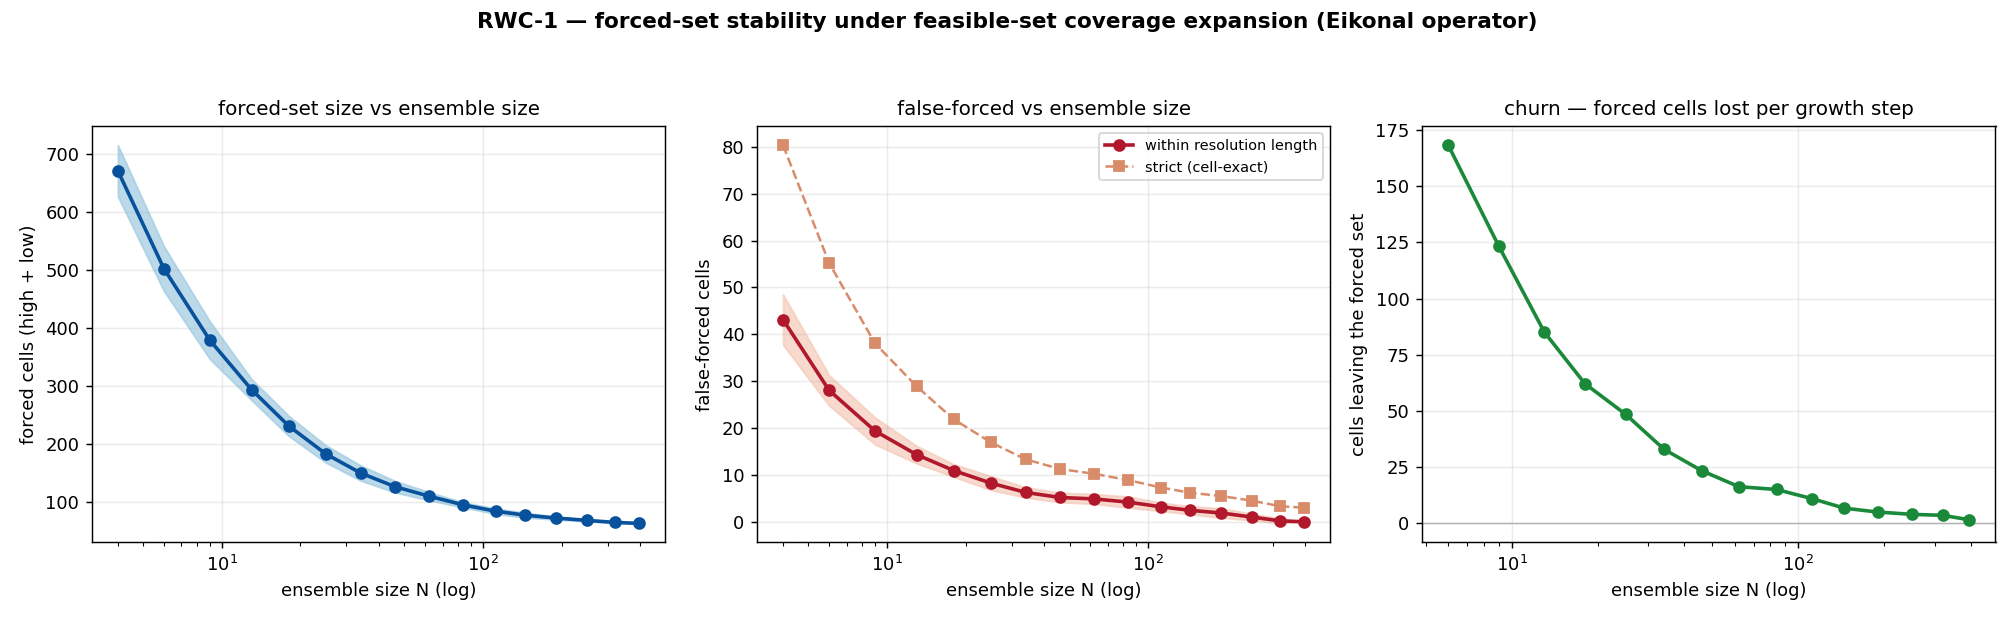

The script that saved this image:
"""
rwc1_forced_stability.py - Required Witness Check 1 (witness_pass.md).

Does the forced set converge as the feasible-set ensemble grows, and does the
false-forced rate fall and flatten?

The synthesis witness pass (Grok W-1, ChatGPT W-7) identified forced-set
stability under coverage expansion - not ensemble size per se - as the
load-bearing empirical question for the nonlinear method. A *false-forced*
cell (a forced label whose sign the truth contradicts) is the asymmetric,
dangerous error: a missed measure-dependent feature can be recovered later,
but a false-forced label manufactures unwarranted trust.

METHOD. Build one large feasible-set ensemble with the Eikonal sampler. Then,
for increasing subset size N, draw R random orderings of the ensemble, take
nested prefixes, decompose each prefix, and record three things, averaged over
the orderings:
  - forced-set size            : does it shrink and then plateau?
  - false-forced count         : strict (cell-exact) and within the resolution
                                 length; does it fall and flatten?
  - churn                      : cells that LEAVE the forced set when the
                                 prefix grows; does it fall toward zero?

VERDICT CRITERION. The decomposition is Monte-Carlo-stable at ensemble size N*
if, beyond N*, the forced-set size has plateaued, churn is small, and the
within-resolution false-forced count is flat.

HONEST SCOPE. This check tests *stability* of the forced set under expansion of
THIS sampler - it does not test *coverage completeness*. A feasible basin the
sampler never reaches is invisible here: every member would agree, the forced
set would look perfectly stable, and the false-forced would persist undetected.
Detecting that is RWC-2 (the disconnected-feasible-set stress test). RWC-1 and
RWC-2 are complementary by design; neither alone is sufficient.

Run:  uv run python rwc1_forced_stability.py
"""

import os
import numpy as np
import matplotlib
matplotlib.use("Agg")
import matplotlib.pyplot as plt

import synthetic_demo as sd
import eikonal
from synthetic_demo import NZ, NX, N, EPS, ground_truth, dilate, \
    feasible_interval, classify, _ZZ
from synthetic_demo_eikonal import make_stations, feasible_set

ENSEMBLE_CACHE = "rwc1_ensemble.npy"   # local cache; gitignored, deterministic
N_BASE, N_PERT = 44, 8                 # target ~ 44 + 44*8 = 396 members
R_SHUFFLES = 16                        # random orderings averaged over
SEED = 20260517


def build_ensemble():
    """Generate (or load from cache) one large Eikonal feasible-set ensemble.
    The cache makes re-runs instant; the build is fully seeded, so a fresh
    build reproduces the cached ensemble exactly."""
    if os.path.exists(ENSEMBLE_CACHE):
        ens = np.load(ENSEMBLE_CACHE)
        print(f"Loaded cached ensemble: {ens.shape[0]} members.")
        return ens

    sd.RNG = np.random.default_rng(SEED)          # determinism: random_reference
    v_true = ground_truth()
    sources, receivers = make_stations()
    d_clean, _ = eikonal.forward(1.0 / v_true, sources, receivers)
    noise_sigma = 0.012 * float(d_clean.mean())
    d_obs = d_clean + np.random.default_rng(SEED).normal(
        0.0, noise_sigma, size=d_clean.shape)

    print(f"Building feasible ensemble (n_base={N_BASE}, n_pert={N_PERT}) — "
          "this is the cost, a few minutes of pure-Python FMM...")
    base, members = feasible_set(d_obs, sources, receivers, noise_sigma,
                                 n_base=N_BASE, n_pert=N_PERT)
    ens = np.array(members)
    np.save(ENSEMBLE_CACHE, ens)
    print(f"Feasible ensemble: {ens.shape[0]} members "
          f"({len(base)} base inversions + "
          f"{ens.shape[0] - len(base)} smooth perturbations).")
    return ens


def analyze(ens):
    """Convergence study: forced-set size, false-forced, and churn vs N."""
    v_true = ground_truth()
    bg = 5.5 + 2.0 * (_ZZ / NZ)
    a_true = v_true - bg
    M = ens.shape[0]

    sched = [n for n in (4, 6, 9, 13, 18, 25, 34, 46, 62, 84, 112, 145,
                          190, 250, 320)
             if n <= M]
    if not sched or sched[-1] != M:
        sched.append(M)

    f_size = {n: [] for n in sched}      # forced (high+low) cell count
    ff_strict = {n: [] for n in sched}   # false-forced, cell-exact
    ff_res = {n: [] for n in sched}      # false-forced, within resolution length
    churn = {n: [] for n in sched}       # forced cells lost since previous N

    rng = np.random.default_rng(SEED)
    for _ in range(R_SHUFFLES):
        order = rng.permutation(M)
        prev_forced = None
        for n in sched:
            a_min, a_max = feasible_interval(ens[order[:n]], bg)
            cls = classify(a_min, a_max)
            fhi, flo = cls == 2, cls == -2
            forced = fhi | flo
            f_size[n].append(int(forced.sum()))
            # sign-correct convention matches synthetic_demo_eikonal.py:
            # forced-high is wrong where a_true <= -EPS, forced-low where >= EPS.
            ff_strict[n].append(int(np.sum(fhi & (a_true <= -EPS))
                                    + np.sum(flo & (a_true >= EPS))))
            ff_res[n].append(int(np.sum(fhi & ~dilate(a_true > -EPS))
                                 + np.sum(flo & ~dilate(a_true < EPS))))
            if prev_forced is not None:
                churn[n].append(int(np.sum(prev_forced & ~forced)))
            prev_forced = forced

    return sched, f_size, ff_strict, ff_res, churn


def report_and_plot(sched, f_size, ff_strict, ff_res, churn):
    M = sched[-1]
    mean = lambda d, n: float(np.mean(d[n]))
    std = lambda d, n: float(np.std(d[n]))

    fs_m = np.array([mean(f_size, n) for n in sched])
    fs_s = np.array([std(f_size, n) for n in sched])
    ffs_m = np.array([mean(ff_strict, n) for n in sched])
    ffr_m = np.array([mean(ff_res, n) for n in sched])
    ffr_s = np.array([std(ff_res, n) for n in sched])
    ch_x = sched[1:]
    ch_m = np.array([mean(churn, n) for n in ch_x])

    print("\n  N    forced(hi+lo)   false-forced(strict / within-res)   churn")
    print("  " + "-" * 64)
    for i, n in enumerate(sched):
        ch = "" if i == 0 else f"{mean(churn, n):5.1f}"
        print(f"  {n:3d}    {fs_m[i]:7.1f}        "
              f"{ffs_m[i]:6.1f} / {ffr_m[i]:6.1f}              {ch:>5}")

    # verdict ---------------------------------------------------------------
    churn_end = ch_m[-1]
    ffr_end = ffr_m[-1]
    decr = -np.diff(fs_m)                        # per-step decrease, forced size
    decel = decr[-1] / max(decr[len(decr) // 2], 1e-9)
    clear = next((n for n, v in zip(sched, ffr_m) if v <= 1.0), None)
    ref = min(sched, key=lambda n: abs(n - 22))  # the ZTM runs=20 analogue
    ref_i = sched.index(ref)

    print("\n  Verdict")
    print(f"  false-forced, within resolution : {ffr_m[0]:.0f} cells (N={sched[0]})"
          f"  ->  {ffr_end:.1f} (N={M})")
    print(f"  false-forced, strict cell-exact : {ffs_m[0]:.0f}"
          f"  ->  {ffs_m[-1]:.1f}")
    if ffr_end <= 1.0:
        print("    => false-forced is ELIMINATED under coverage expansion —")
        print("       W-1 (the false-forced concern) is discharged for this")
        print("       synthetic problem with this sampler.")
    else:
        print("    => false-forced persists — W-1 stands at this coverage.")
    print(f"  forced-set size : {fs_m[0]:.0f}  ->  {fs_m[-1]:.0f} cells; "
          f"per-step decrease decelerating ({decr[0]:.0f} -> {decr[-1]:.1f}), "
          f"churn {churn_end:.1f} at N={M}")
    if decel < 0.35 and churn_end < 0.06 * fs_m[-1]:
        print(f"    => forced set is CONVERGING toward a stable core "
              f"(~{fs_m[-1]:.0f} cells).")
    else:
        print("    => forced set still contracting materially.")
    if clear:
        print(f"  Coverage threshold: within-resolution false-forced first "
              f"clears (<=1 cell) near N~{clear}.")
    print(f"  Reference: a ZTM-style runs=20 ensemble sits near N={ref} on this "
          f"curve — false-forced")
    print(f"    {ffr_m[ref_i]:.0f} within-res / {ffs_m[ref_i]:.0f} strict, "
          f"forced set {fs_m[ref_i] / fs_m[-1]:.1f}x its converged size. "
          f"20 runs is far")
    print("    short of coverage adequacy — the quantitative answer to §7.")
    print("  NOTE: this measures STABILITY under expansion of this sampler, not")
    print("  coverage COMPLETENESS — a feasible basin the sampler never reaches")
    print("  is invisible here. That is the target of RWC-2.")

    # figure ----------------------------------------------------------------
    fig, ax = plt.subplots(1, 3, figsize=(15.5, 4.8))

    ax[0].fill_between(sched, fs_m - fs_s, fs_m + fs_s,
                       color="#9ecae1", alpha=0.7)
    ax[0].plot(sched, fs_m, "o-", color="#08519c", lw=2)
    ax[0].set_title("forced-set size vs ensemble size", fontsize=11)
    ax[0].set_ylabel("forced cells (high + low)")

    ax[1].fill_between(sched, ffr_m - ffr_s, ffr_m + ffr_s,
                       color="#f4c9b8", alpha=0.7)
    ax[1].plot(sched, ffr_m, "o-", color="#b2182b", lw=2,
               label="within resolution length")
    ax[1].plot(sched, ffs_m, "s--", color="#d98c6a", lw=1.4,
               label="strict (cell-exact)")
    ax[1].set_title("false-forced vs ensemble size", fontsize=11)
    ax[1].set_ylabel("false-forced cells")
    ax[1].legend(fontsize=8)

    ax[2].axhline(0, color="0.7", lw=0.8)
    ax[2].plot(ch_x, ch_m, "o-", color="#1a8a3a", lw=2)
    ax[2].set_title("churn — forced cells lost per growth step", fontsize=11)
    ax[2].set_ylabel("cells leaving the forced set")

    for a in ax:
        a.set_xscale("log")
        a.set_xlabel("ensemble size N (log)")
        a.grid(alpha=0.25)

    fig.suptitle("RWC-1 — forced-set stability under feasible-set coverage "
                 "expansion (Eikonal operator)", fontsize=12, weight="bold")
    fig.tight_layout(rect=(0, 0, 1, 0.94))
    fig.savefig("rwc1_forced_stability.png", dpi=130)
    plt.close(fig)
    print("\nFigure written: rwc1_forced_stability.png")


if __name__ == "__main__":
    print("RWC-1 — forced-set stability under coverage expansion")
    print("=" * 64)
    ensemble = build_ensemble()
    report_and_plot(*analyze(ensemble))
